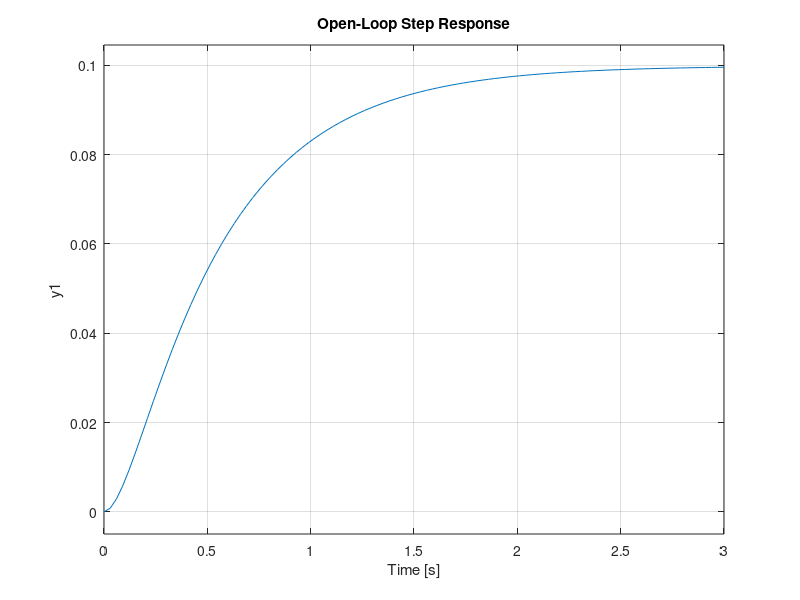
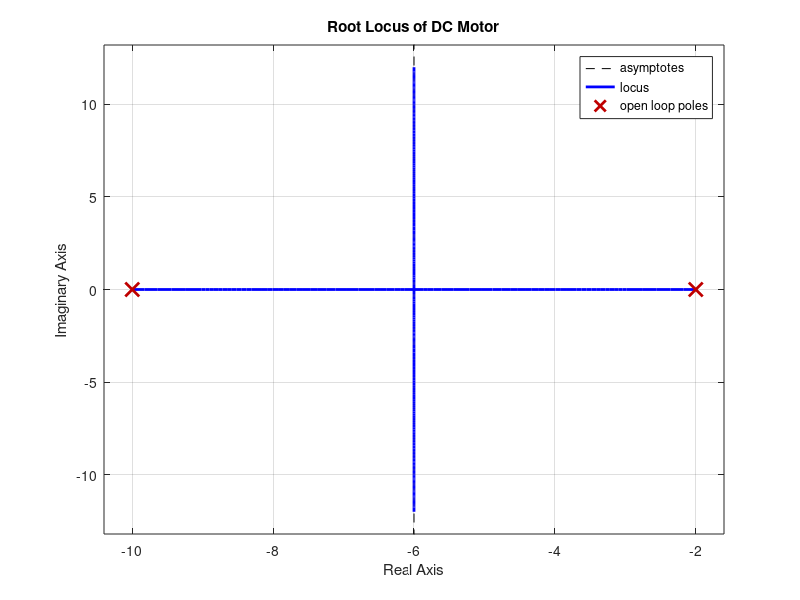

Write the MATLAB code that produced these figures, in order. (Note: this script raises an error after producing the figures.)
clc;
clear;
close all;

%% DC Motor Parameters
J = 0.01;
b = 0.1;
K = 0.01;
R = 1;
L = 0.5;

s = tf('s');
motor = K / ((J*s + b)*(L*s + R) + K^2);

%% Open Loop Analysis
figure;
step(motor);
title('Open-Loop Step Response');
grid on;

%% Root Locus
figure;
rlocus(motor);
title('Root Locus of DC Motor');
grid on;

%% Manual PID Controller
Kp = 120;
Ki = 250;
Kd = 15;

PID_manual = Kp + Ki/s + Kd*s;
closed_manual = feedback(PID_manual*motor,1);

%% Auto-Tuned PID
PID_auto = pidtune(motor,'PID');
closed_auto = feedback(PID_auto*motor,1);

%% Comparison Plot
figure;
step(closed_manual, closed_auto);
legend('Manual PID','Auto Tuned PID');
title('Closed Loop Comparison');
grid on;

%% Performance Metrics
info_manual = stepinfo(closed_manual);
info_auto = stepinfo(closed_auto);

disp('Manual PID Performance:');
disp(info_manual);

disp('Auto PID Performance:');
disp(info_auto);

%% Disturbance Rejection Test
t = 0:0.01:5;
disturbance = 0.2*sin(5*t);  % External load disturbance
[y,t] = lsim(closed_manual, disturbance, t);

figure;
plot(t,y);
title('Response under Load Disturbance');
xlabel('Time (s)');
ylabel('Speed');
grid on;